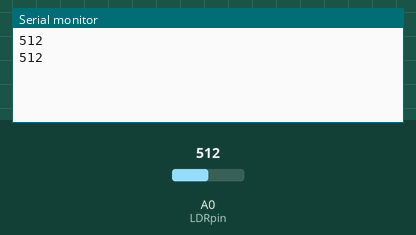
Recording of a sketch running on a simulated Arduino Uno, built with avr-gcc and run on an emulated ATmega328P. Shown: the last lines printed to the serial monitor. Inputs (shaded band) come from the test bench; at power-on: A0 (LDRpin) = 512. No radio packets arrive unless stated.

Above: at 1.8 s.
1.9 s: A0 (LDRpin) set to 716
At 2.4 s:
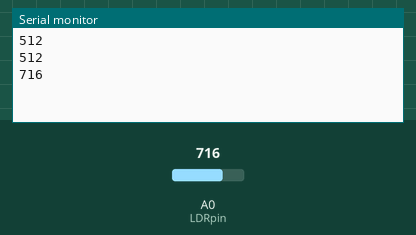
3.4 s: A0 (LDRpin) set to 900
At 4.8 s:
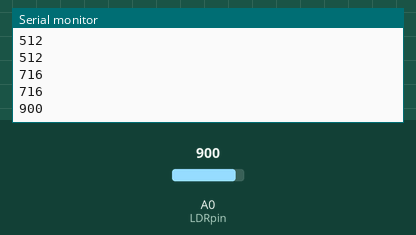
Timing chart, 0 to 6.4 s (numbered marks = the images above; inputs shaded):
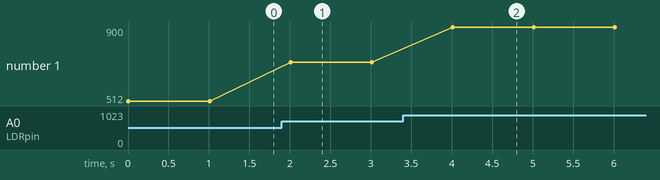

The sketch:

LDR_Connection_TXT_V_3.ino
```cpp
//TXT
#include <SPI.h>
#include <nRF24L01.h>
#include <RF24.h>
#define LDRpin A0

int LDRValue = 0;
RF24 radio(7,8);

const byte rxAddr[6] = "00001";

void setup() {
Serial.begin(9600);
radio.begin ();
radio.setRetries (15, 15);
radio.openWritingPipe (rxAddr);

radio.stopListening();

}

void loop() {
  LDRValue = analogRead(LDRpin);
  Serial.println(LDRValue);
  radio.write(&LDRValue, sizeof(LDRValue));

  delay (1000);
}
```

Measured:
- after the input at 1.9 s, the serial monitor: prints a new line after 0.11 s (image 1)
- after the input at 3.4 s, the serial monitor: prints a new line after 0.61 s (image 2)
- plotted number 1: 512 → 716 after the input at 1.9 s, 716 → 900 after the input at 3.4 s
